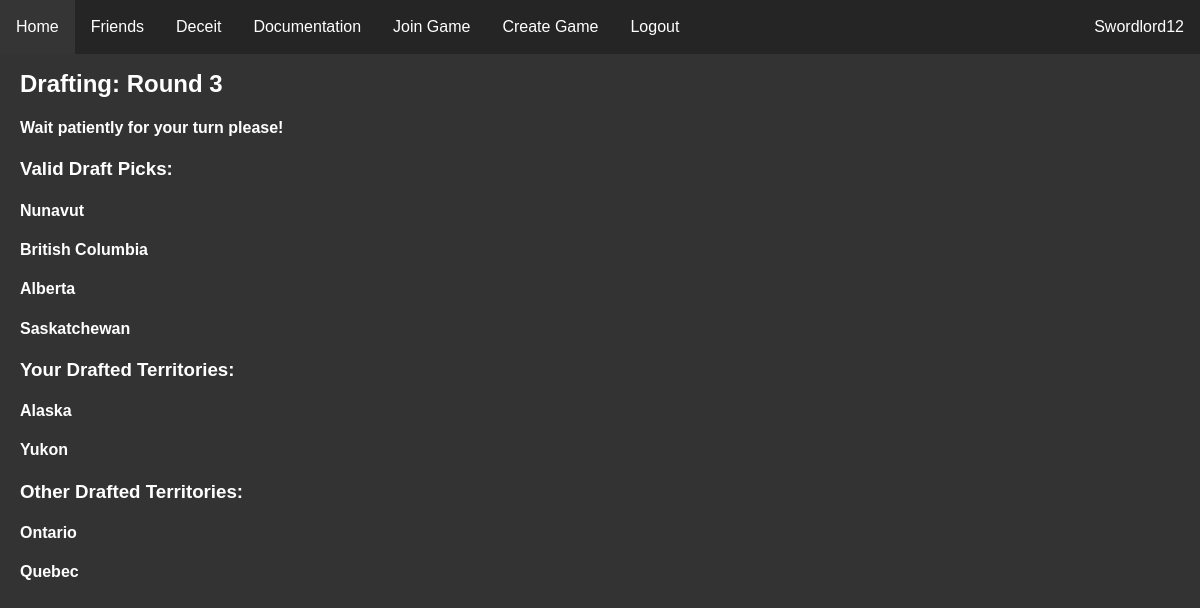
/rooms/1/draft (signed in), run on an earlier commit of the app's database.
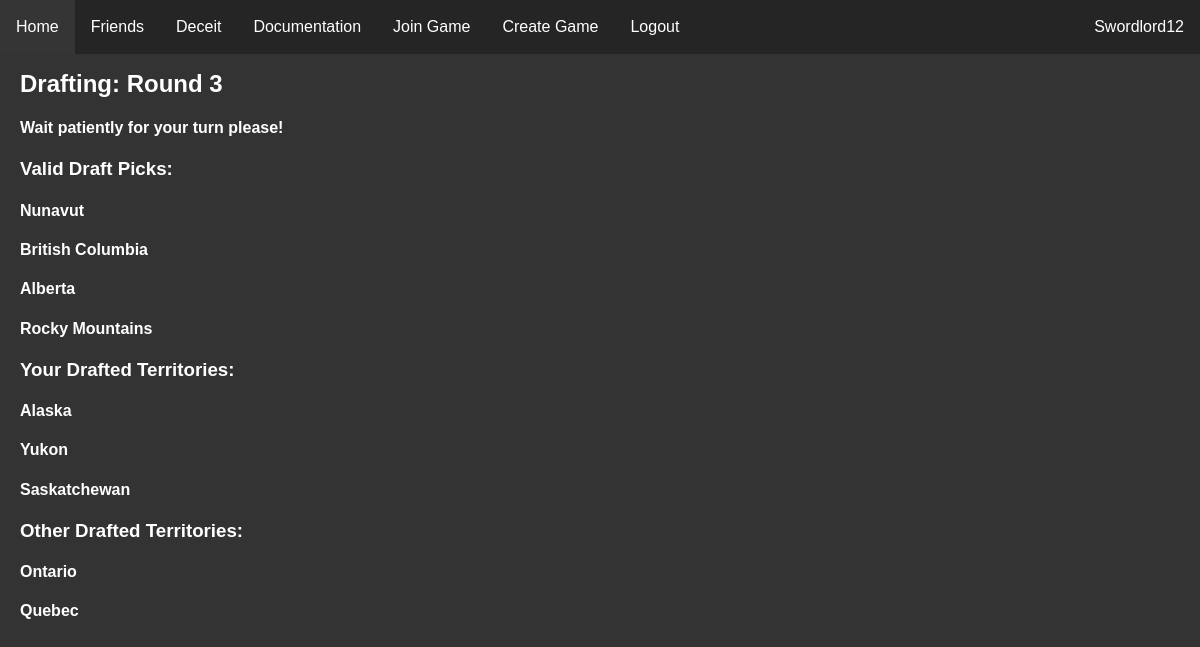
And on a later commit of the database.
### website/models.py (models this page shows)
class User(db.Model, UserMixin):
    id = db.Column(db.Integer, primary_key=True)
    email = db.Column(db.String(150), unique=True)
    password = db.Column(db.String(150))
    username = db.Column(db.String(150))
    pfp = db.Column(db.String(50))
    admin = db.Column(db.String(50))

class Game(db.Model):
    id = db.Column(db.Integer, primary_key=True)
    game_name = db.Column(db.String(25))
    is_started = db.Column(db.String(5))
    code = db.Column(db.String(10), unique=True)
    host = db.Column(db.Integer, db.ForeignKey('user.id'))
    draft_pos = db.Column(db.Integer)
    ticker = db.Column(db.Integer)

class Territories(db.Model):
    id = db.Column(db.Integer, primary_key=True)
    territory_id = db.Column(db.Integer)
    name = db.Column(db.String(50))
    owner = db.Column(db.Integer)
    color = db.Column(db.String(15))
    game = db.Column(db.Integer, db.ForeignKey('game.id'))
    pop = db.Column(db.Integer)
    gdp = db.Column(db.Integer)
    area = db.Column(db.Integer)
    oil = db.Column(db.String(5))
    forts = db.Column(db.Integer)
    uranium = db.Column(db.String(5))
    gold = db.Column(db.String(5))
    coast = db.Column(db.String(5))
    biome = db.Column(db.String(20))
    region = db.Column(db.String(25))

### website/rooms.py (the view, shortened to what this page needs)
@rooms.route('<int:game_id>/draft', methods=['POST', "GET"])
@login_required
def draft(game_id):
    current_empire = None
    is_turn = False
    empire_list = []
    territory_list = []
    claimed = []
    valid_claims = []
    current_game = db.session.query(Game).filter_by(id=game_id).first()
    val = current_game.ticker
    if val > 3:
        return redirect(url_for('rooms.map', game_id=game_id))
    for empire in db.session.query(Empires).filter_by(game=game_id):
        if empire.user == current_user.id:
            current_empire = empire
        empire_list.append(empire)
    turn = empire_list[current_game.draft_pos]
    if current_empire == turn:
        is_turn = True
    for territory in db.session.query(Territories).filter_by(game=game_id):
        territory_list.append(territory)
        if territory.owner == current_empire.id:
            claimed.append(territory)
    for territory in db.session.query(Territories).filter_by(game=game_id):
        if current_game.ticker > 1:
            for claim in claimed:
                if is_adjacent(territory, claim) and territory.owner == 0:
                    valid_claims.append(territory)
        if current_game.ticker == 1:
            if territory.owner == 0:
                valid_claims.append(territory)
    temp_list = []
    for item in valid_claims:
        if item not in temp_list:
            temp_list.append(item)
    valid_claims = temp_list
    return render_template("draft.html", user=current_user, current_empire=current_empire, is_turn=is_turn, game = current_game, territory_list = territory_list, valid_claims=valid_claims)

### website/rooms.py (called while the page is built)
def is_adjacent(territory_1, territory_2):
    check1 = db.session.query(Adjacencies).filter_by(territory_1=territory_1.id, territory_2=territory_2.id).first()
    check2 = db.session.query(Adjacencies).filter_by(territory_1=territory_2.id, territory_2=territory_1.id).first()
    if check1 != None or check2 != None:
        return True
    else:
        return False

### website/templates/draft.html (shortened to what this page needs)
{% extends "base.html" %} {% block title %}Draft{% endblock %}
{% block content %}
    <head>
    </head>
    <h2 id="round">Drafting: Round {{game.ticker}}</h2>
    <h4 id="wait">Wait patiently for your turn please!</h4>
    <h3>Valid Draft Picks:</h3>
    <div id="outer">
    {% for territory in valid_claims %}
        <h4 class="territory">{{territory.name}}</h4>
    {% endfor %}
    </div>
    <h3>Your Drafted Territories:</h3>
    {% for territory in territory_list %}
        {% if territory.owner == current_empire.id %}
            <h4>{{territory.name}}</h4>
        {% endif %}
    {% endfor %}
    <h3>Other Drafted Territories:</h3>
    {% for territory in territory_list %}
        {% if territory.owner != current_empire.id and territory.owner != 0 %}
            <h4>{{territory.name}}</h4>
        {% endif %}
    {% endfor %}
{% endblock %}

### website/templates/base.html (shortened to what this page needs)
<!DOCTYPE html>
<html lang="en">
<head>
    <link rel="stylesheet" type="text/css" href="/static/css/main.css" />
</head>
<body>
    <ul class="navbar">
      {% if user.is_authenticated %}
      <li><a class="nav-item nav-link" id="home" href="/">Home</a></li>
      <li><a class="nav-item nav-link" id="friends" href="/user/friends">Friends</a></li>
      <li><a class="nav-item nav-link" id="deceit" href="/deceit">Deceit</a></li>
      <li><a class="nav-item nav-link" id="docs" href="/docs/">Documentation</a></li>
      <li><a class="nav-item nav-link" id="join_game" href="/join-game">Join Game</a></li>
      <li><a class="nav-item nav-link" id="create_game" href="/create-game">Create Game</a></li>
      <li><a class="nav-item nav-link" id="logout" href="/logout">Logout</a></li>
      <li><a class="nav-user nav-link" id="user_link" href="{{url_for('profiles.profile', user_id=user.id)}}">{{ user.username }}</a></li>
      {% else %}
      <li><a class="nav-item nav-link" id="login" href="/login">Login</a></li>
      <li><a class="nav-item nav-link" id="signUp" href="/sign-up">Sign Up</a></li>
      {% endif %}
    </ul>
    <div id="main_div">
    <div class="container">
        {% block content %}
        {% endblock %}
    </div>
    </div>
</body>
</html>

### website/static/css/main.css (style rules this page uses)
#main_div { margin-top: 30px; padding: 20px; }
body { margin: 0px; background-color: #333333; color: white; }
.navbar { list-style-type: none; margin: 0; padding: 0; overflow: hidden; background-color: #252525; position: fixed; top: 0; width: 100%; }
.nav-item { float: left; }
.nav-user { float:right; }
.nav-link { display: block; color: white; text-align: center; padding: 18px 16px; text-decoration: none; }
html { font-family: Arial, Helvetica, sans-serif; }

What changed in the data, as far as the page shows it:
now on this page (row unchanged): Territories: name "Rocky Mountains", shown under "Valid Draft Picks:"
changed Territories "Saskatchewan": moves from the list under "Valid Draft Picks:" to the list under "Your Drafted Territories:"
